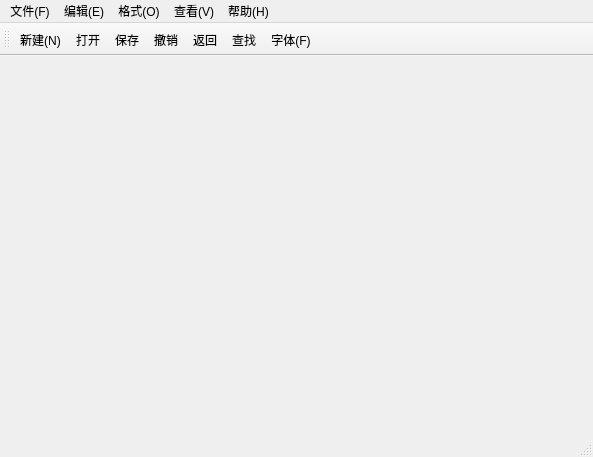
<?xml version="1.0" encoding="UTF-8"?>
<ui version="4.0">
 <class>MainWindow</class>
 <widget class="QMainWindow" name="MainWindow">
  <property name="geometry">
   <rect>
    <x>0</x>
    <y>0</y>
    <width>593</width>
    <height>457</height>
   </rect>
  </property>
  <property name="windowTitle">
   <string>MainWindow</string>
  </property>
  <widget class="QWidget" name="centralWidget"/>
  <widget class="QMenuBar" name="menuBar">
   <property name="geometry">
    <rect>
     <x>0</x>
     <y>0</y>
     <width>593</width>
     <height>23</height>
    </rect>
   </property>
   <widget class="QMenu" name="menu">
    <property name="title">
     <string>文件(F)</string>
    </property>
    <addaction name="newActiona"/>
    <addaction name="actiona_new"/>
    <addaction name="actiona_open"/>
    <addaction name="actiona_saveFile"/>
    <addaction name="actiona_save"/>
    <addaction name="separator"/>
    <addaction name="actiona_Painter"/>
    <addaction name="action_PrintPreview"/>
    <addaction name="action_pdf"/>
    <addaction name="separator"/>
    <addaction name="actiona_exit"/>
   </widget>
   <widget class="QMenu" name="menu_E">
    <property name="title">
     <string>编辑(E)</string>
    </property>
    <addaction name="actiona_cat"/>
    <addaction name="actiona_copy"/>
    <addaction name="actiona_paste"/>
    <addaction name="separator"/>
    <addaction name="actiona_find"/>
    <addaction name="separator"/>
    <addaction name="actiona_all"/>
    <addaction name="actiona_data"/>
   </widget>
   <widget class="QMenu" name="menu_O">
    <property name="title">
     <string>格式(O)</string>
    </property>
    <addaction name="actiona_auto"/>
    <addaction name="actiona_font"/>
   </widget>
   <widget class="QMenu" name="menu_V">
    <property name="title">
     <string>查看(V)</string>
    </property>
    <addaction name="actiona_24"/>
    <addaction name="actiona_25"/>
   </widget>
   <widget class="QMenu" name="menu_H">
    <property name="title">
     <string>帮助(H)</string>
    </property>
    <addaction name="actiona_CSDN"/>
    <addaction name="actiona_26"/>
    <addaction name="actiona_about"/>
   </widget>
   <addaction name="menu"/>
   <addaction name="menu_E"/>
   <addaction name="menu_O"/>
   <addaction name="menu_V"/>
   <addaction name="menu_H"/>
  </widget>
  <widget class="QToolBar" name="mainToolBar">
   <attribute name="toolBarArea">
    <enum>TopToolBarArea</enum>
   </attribute>
   <attribute name="toolBarBreak">
    <bool>false</bool>
   </attribute>
   <addaction name="newActiona"/>
   <addaction name="openAction"/>
   <addaction name="saveAction"/>
   <addaction name="undoAction"/>
   <addaction name="actionRedo"/>
   <addaction name="findAction"/>
   <addaction name="actiona_font"/>
  </widget>
  <widget class="QStatusBar" name="statusBar"/>
  <action name="newActiona">
   <property name="icon">
    <iconset resource="src.qrc">
     <normaloff>:/src/file_new.png</normaloff>:/src/file_new.png</iconset>
   </property>
   <property name="text">
    <string>新建(N)</string>
   </property>
   <property name="shortcut">
    <string>Ctrl+N</string>
   </property>
  </action>
  <action name="actiona_new">
   <property name="icon">
    <iconset resource="src.qrc">
     <normaloff>:/src/view_zoom.png</normaloff>:/src/view_zoom.png</iconset>
   </property>
   <property name="text">
    <string>新窗口(M)</string>
   </property>
   <property name="shortcut">
    <string>Ctrl+Shift+N</string>
   </property>
  </action>
  <action name="actiona_open">
   <property name="icon">
    <iconset resource="src.qrc">
     <normaloff>:/src/file_open.png</normaloff>:/src/file_open.png</iconset>
   </property>
   <property name="text">
    <string>打开(O)</string>
   </property>
   <property name="shortcut">
    <string>Ctrl+O</string>
   </property>
  </action>
  <action name="actiona_saveFile">
   <property name="icon">
    <iconset resource="src.qrc">
     <normaloff>:/src/file_save.png</normaloff>:/src/file_save.png</iconset>
   </property>
   <property name="text">
    <string>保存(S)</string>
   </property>
   <property name="shortcut">
    <string>Ctrl+S</string>
   </property>
  </action>
  <action name="actiona_save">
   <property name="icon">
    <iconset resource="src.qrc">
     <normaloff>:/src/file_saveas.png</normaloff>:/src/file_saveas.png</iconset>
   </property>
   <property name="text">
    <string>另存为(A)</string>
   </property>
   <property name="shortcut">
    <string>Ctrl+Shift+S</string>
   </property>
  </action>
  <action name="actiona_Painter">
   <property name="icon">
    <iconset resource="src.qrc">
     <normaloff>:/src/file_print.png</normaloff>:/src/file_print.png</iconset>
   </property>
   <property name="text">
    <string>打印(P)</string>
   </property>
   <property name="shortcut">
    <string>Ctrl+P</string>
   </property>
  </action>
  <action name="actiona_exit">
   <property name="icon">
    <iconset resource="src.qrc">
     <normaloff>:/src/close.png</normaloff>:/src/close.png</iconset>
   </property>
   <property name="text">
    <string>退出(X)</string>
   </property>
  </action>
  <action name="actionRedo">
   <property name="icon">
    <iconset resource="src.qrc">
     <normaloff>:/src/editredo.png</normaloff>:/src/editredo.png</iconset>
   </property>
   <property name="text">
    <string>返回</string>
   </property>
   <property name="toolTip">
    <string>返回</string>
   </property>
   <property name="shortcut">
    <string>Ctrl+Z</string>
   </property>
  </action>
  <action name="actiona_cat">
   <property name="icon">
    <iconset resource="src.qrc">
     <normaloff>:/src/editcut.png</normaloff>:/src/editcut.png</iconset>
   </property>
   <property name="text">
    <string>剪贴(T)</string>
   </property>
   <property name="shortcut">
    <string>Ctrl+X</string>
   </property>
  </action>
  <action name="actiona_copy">
   <property name="icon">
    <iconset resource="src.qrc">
     <normaloff>:/src/editcopy.png</normaloff>:/src/editcopy.png</iconset>
   </property>
   <property name="text">
    <string>复制(C)</string>
   </property>
   <property name="shortcut">
    <string>Ctrl+C</string>
   </property>
  </action>
  <action name="actiona_paste">
   <property name="icon">
    <iconset resource="src.qrc">
     <normaloff>:/src/editpaste.png</normaloff>:/src/editpaste.png</iconset>
   </property>
   <property name="text">
    <string>粘贴(P)</string>
   </property>
   <property name="shortcut">
    <string>Ctrl+V</string>
   </property>
  </action>
  <action name="actiona_find">
   <property name="icon">
    <iconset resource="src.qrc">
     <normaloff>:/src/edit_find_n.png</normaloff>:/src/edit_find_n.png</iconset>
   </property>
   <property name="text">
    <string>查找(F)</string>
   </property>
   <property name="shortcut">
    <string>Ctrl+F</string>
   </property>
  </action>
  <action name="actiona_all">
   <property name="text">
    <string>全选(A)</string>
   </property>
   <property name="shortcut">
    <string>Ctrl+A</string>
   </property>
  </action>
  <action name="actiona_data">
   <property name="text">
    <string>时间/日期(D)</string>
   </property>
   <property name="shortcut">
    <string>F6</string>
   </property>
  </action>
  <action name="actiona_auto">
   <property name="checkable">
    <bool>true</bool>
   </property>
   <property name="checked">
    <bool>true</bool>
   </property>
   <property name="text">
    <string>自动换行(W)</string>
   </property>
  </action>
  <action name="actiona_font">
   <property name="icon">
    <iconset resource="src.qrc">
     <normaloff>:/src/form_font.png</normaloff>:/src/form_font.png</iconset>
   </property>
   <property name="text">
    <string>字体(F)</string>
   </property>
  </action>
  <action name="actiona_24">
   <property name="text">
    <string>缩放(Z)</string>
   </property>
  </action>
  <action name="actiona_25">
   <property name="text">
    <string>状态栏(S)</string>
   </property>
  </action>
  <action name="actiona_26">
   <property name="text">
    <string>查看帮助(H)</string>
   </property>
  </action>
  <action name="actiona_CSDN">
   <property name="icon">
    <iconset resource="src.qrc">
     <normaloff>:/src/deroy.jpg</normaloff>:/src/deroy.jpg</iconset>
   </property>
   <property name="text">
    <string>技术支持(F)</string>
   </property>
  </action>
  <action name="actiona_about">
   <property name="text">
    <string>关于记事本(A)</string>
   </property>
  </action>
  <action name="saveAction">
   <property name="icon">
    <iconset resource="src.qrc">
     <normaloff>:/src/file_save.png</normaloff>:/src/file_save.png</iconset>
   </property>
   <property name="text">
    <string>保存</string>
   </property>
  </action>
  <action name="undoAction">
   <property name="icon">
    <iconset resource="src.qrc">
     <normaloff>:/src/editundo.png</normaloff>:/src/editundo.png</iconset>
   </property>
   <property name="text">
    <string>撤销</string>
   </property>
  </action>
  <action name="findAction">
   <property name="icon">
    <iconset resource="src.qrc">
     <normaloff>:/src/edit_find_n.png</normaloff>:/src/edit_find_n.png</iconset>
   </property>
   <property name="text">
    <string>查找</string>
   </property>
  </action>
  <action name="action_PrintPreview">
   <property name="icon">
    <iconset resource="src.qrc">
     <normaloff>:/src/fileprint.png</normaloff>:/src/fileprint.png</iconset>
   </property>
   <property name="text">
    <string>打印预览</string>
   </property>
  </action>
  <action name="action_pdf">
   <property name="icon">
    <iconset resource="src.qrc">
     <normaloff>:/src/exportpdf.png</normaloff>:/src/exportpdf.png</iconset>
   </property>
   <property name="text">
    <string>另存为pdf</string>
   </property>
   <property name="shortcut">
    <string>Ctrl+D</string>
   </property>
  </action>
  <action name="openAction">
   <property name="icon">
    <iconset resource="src.qrc">
     <normaloff>:/src/file_open.png</normaloff>:/src/file_open.png</iconset>
   </property>
   <property name="text">
    <string>打开</string>
   </property>
   <property name="toolTip">
    <string>打开</string>
   </property>
  </action>
 </widget>
 <layoutdefault spacing="6" margin="11"/>
 <resources>
  <include location="src.qrc"/>
 </resources>
 <connections/>
</ui>
